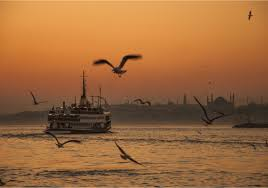
#> input picture Gi-1/manzara2.jpg, 268 x 188 px, found by its file name
$ python 9_goruntu_esikleme.py
#> lines starting #> are read from the running program, lines starting #| are printed output that depends on the picture; after the words box and inside, x2 and y2 are one past the last pixel; in counts of white or black regions, pixels touching at a corner belong together
import cv2
import matplotlib.pyplot as plt

#resmi içe aktar
img = cv2.imread(r"C:\Users\kizgi\Desktop\opencv\Gi-1\manzara2.jpg")
#> img is the input picture: shape (188, 268, 3); mean B, G, R 60.9, 105, 156.9
img = cv2.cvtColor(img , cv2.COLOR_RGB2GRAY)
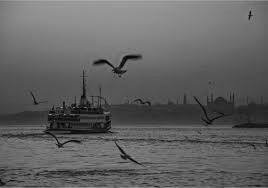
#> img: shape (188, 268); min 2, max 170, mean 97.7
plt.figure()
plt.imshow(img , cmap = "gray")#siyah beyaz gorebilmek için colormapi değiştiriyoruz
plt.axis("off")
plt.show()

#thresh= 60 bunun üzerindekileri beyaz yapıyor 255
#eşikleme thrash_binary eşik türlerinde kullanılacak max ve min degerleri arasında açıyor ya da kapatıyor
_, thresh_img =  cv2.threshold(img , thresh= 60, maxval = 255 , type = cv2.THRESH_BINARY)
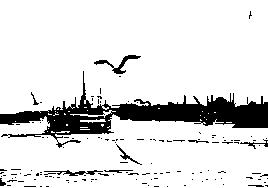
#> thresh_img: shape (188, 268); 87.1% white; 129 black regions (119 under 20 px), largest, box (x1, y1, x2, y2) and area: (0, 71, 268, 148) 5407, (94, 55, 141, 74) 209, (44, 170, 103, 176) 136
plt.figure()
plt.imshow(thresh_img , cmap = "gray")
plt.axis("off")
plt.show()

#thresh_img = cv2.adaptiveThreshold(img, 255, cv2.ADAPTIVE_THRESH_GAUSSIAN_C, cv2.THRESH_BINARY, 11, 8)
#gaussian daha iyi


#adaptif tresholding uyarlamalı eşik değeri
#farklı miktarlarda ısık alan yerler için kullanılıyor
#or: dagın yarısının yok olmaması için
#255 = max value
#cv2.ADAPTIVE_THRESH_MEAN_C = uyarlanabilri eşikleme algoritması için
#11 block size
thresh_img2 = cv2.adaptiveThreshold(img, 255, cv2.ADAPTIVE_THRESH_MEAN_C, cv2.THRESH_BINARY,11,8 )
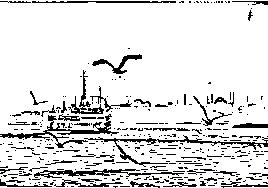
#> thresh_img2: shape (188, 268); 87.3% white; black in thin lines or dots

plt.figure()
plt.imshow(thresh_img2 , cmap = "gray")
plt.axis("off")
plt.show()

$ run again, with Gi-1/manzara1.jpg copied over Gi-1/manzara2.jpg
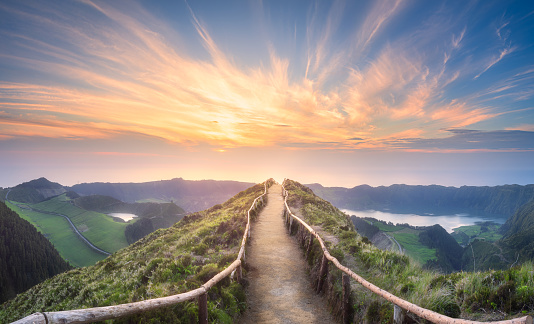
#> input picture Gi-1/manzara1.jpg, 534 x 324 px, found by its file name
#> img is the input picture: shape (324, 534, 3); mean B, G, R 133.3, 136.7, 145.2
#> img: shape (324, 534)
#> `_, thresh_img =  cv2.threshold(img , thresh= 60, maxval = 255 , type =..`:
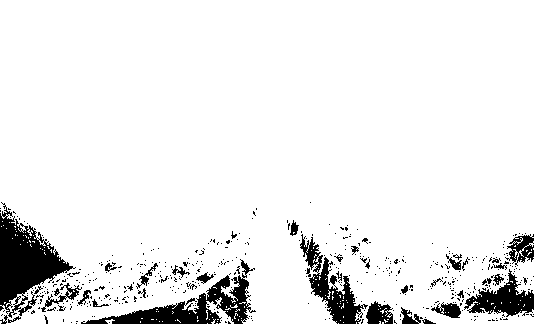
#> thresh_img: shape (324, 534); 91.9% white; 478 black regions (438 under 20 px), largest, box (x1, y1, x2, y2) and area: (0, 202, 76, 318) 3802, (81, 259, 256, 324) 2917, (300, 234, 368, 324) 1824
#> `thresh_img2 = cv2.adaptiveThreshold(img, 255, cv2.ADAPTIVE_THRESH_MEAN..`:
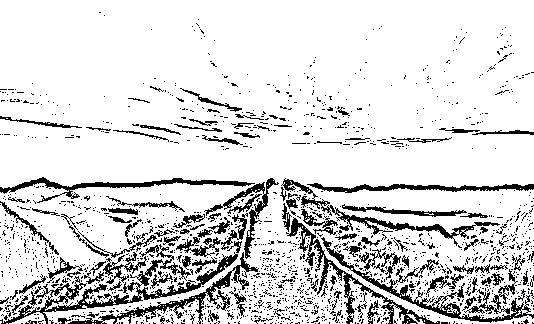
#> thresh_img2: shape (324, 534); 85.3% white; black in thin lines or dots
